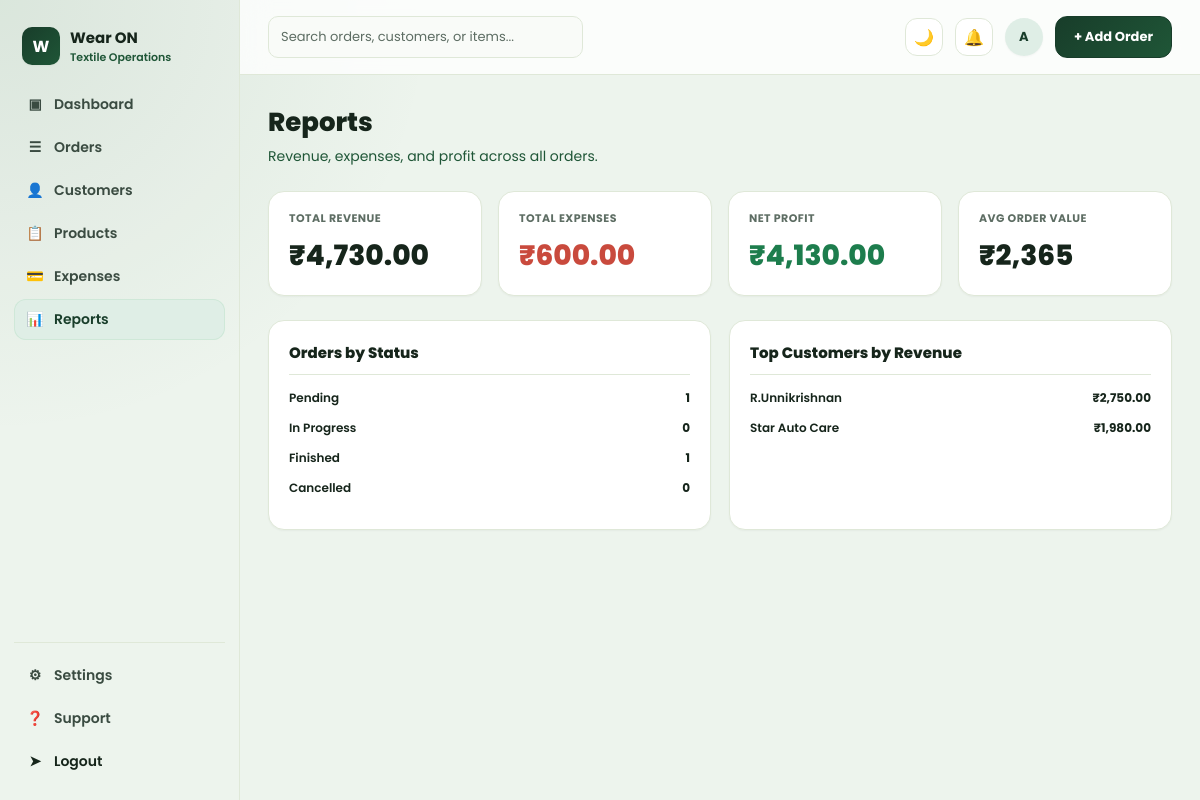
/reports/ (signed in), run on an earlier commit of the app's database.
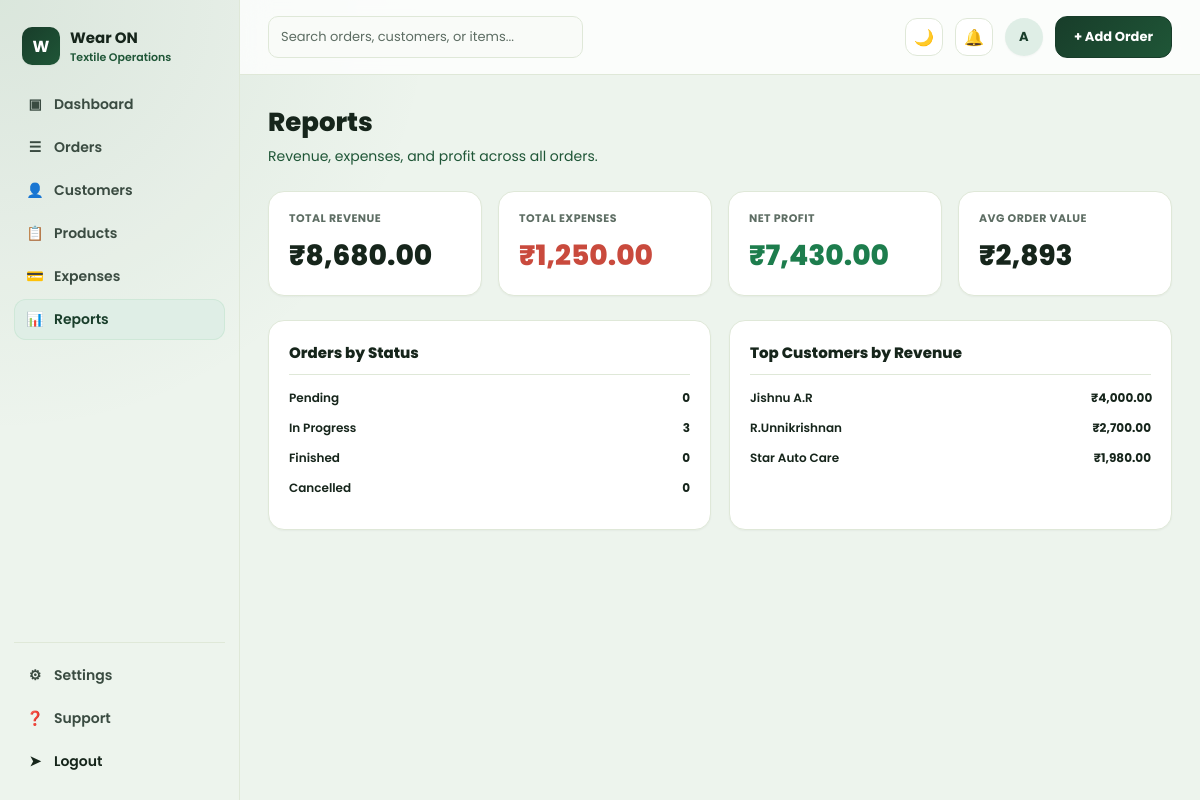
And on a later commit of the database.
### orders/models.py (models this page shows, shortened)
class Customer(models.Model):
    name = models.CharField(max_length=150)
    company_name = models.CharField(max_length=150, blank=True)
    email = models.EmailField(blank=True)
    phone = models.CharField(max_length=20, blank=True)
    address = models.TextField(blank=True)
    created_at = models.DateTimeField(auto_now_add=True)
    class Meta:
        ordering = ["name"]

### orders/views.py (the view)
# urls.py: path("reports/", views.reports, name="reports"),
@login_required
def reports(request):
    orders = list(Order.objects.prefetch_related("items", "expenses"))
    total_revenue = sum((o.grand_total for o in orders), Decimal("0"))
    total_expenses = sum((o.total_expenses for o in orders), Decimal("0"))
    net_profit = total_revenue - total_expenses
    order_count = len(orders)
    avg_order_value = (total_revenue / order_count) if order_count else Decimal("0")
    status_breakdown = []
    for code, label in Order.STATUS_CHOICES:
        count = sum(1 for o in orders if o.status == code)
        pct = (count / order_count * 100) if order_count else 0
        status_breakdown.append({"label": label, "count": count, "pct": pct})
    customers = Customer.objects.prefetch_related("orders", "orders__items")
    customer_rows = []
    for customer in customers:
        revenue = sum((o.grand_total for o in customer.orders.all()), Decimal("0"))
        if revenue:
            customer_rows.append({"customer": customer, "revenue": revenue})
    customer_rows.sort(key=lambda row: row["revenue"], reverse=True)
    top_customers = customer_rows[:5]
    max_revenue = top_customers[0]["revenue"] if top_customers else Decimal("0")
    for row in top_customers:
        row["pct"] = (row["revenue"] / max_revenue * 100) if max_revenue else 0
    context = {
        "total_revenue": total_revenue,
        "total_expenses": total_expenses,
        "net_profit": net_profit,
        "order_count": order_count,
        "avg_order_value": avg_order_value,
        "status_breakdown": status_breakdown,
        "top_customers": top_customers,
    }
    return render(request, "orders/reports.html", context)

### orders/models.py (called while the page is built)
    @property
    def subtotal(self):
        total = sum((item.subtotal for item in self.items.all()), Decimal("0"))
        return total.quantize(Decimal("0.01"))

    @property
    def discount_amount(self):
        return (self.subtotal * self.discount_percent / Decimal("100")).quantize(Decimal("0.01"))

    @property
    def grand_total(self):
        return self.subtotal - self.discount_amount

    @property
    def total_expenses(self):
        total = sum((expense.total for expense in self.expenses.all()), Decimal("0"))
        return total.quantize(Decimal("0.01"))

    @property
    def subtotal(self):
        return self.quantity * self.unit_price

    @property
    def total(self):
        return self.quantity * self.unit_cost

### orders/templates/orders/reports.html (shortened to what this page needs)
{% extends "base.html" %}
{% load humanize %}
{% block content %}
<h1 class="page-title">Reports</h1>
<p class="page-sub">Revenue, expenses, and profit across all orders.</p>
<div class="stat-grid">
  <div class="card stat-card"><div class="stat-label">Total Revenue</div><div class="stat-value">&#8377;{{ total_revenue|intcomma }}</div></div>
  <div class="card stat-card"><div class="stat-label">Total Expenses</div><div class="stat-value red">&#8377;{{ total_expenses|intcomma }}</div></div>
  <div class="card stat-card"><div class="stat-label">Net Profit</div><div class="stat-value green">&#8377;{{ net_profit|intcomma }}</div></div>
  <div class="card stat-card"><div class="stat-label">Avg Order Value</div><div class="stat-value">&#8377;{{ avg_order_value|floatformat:0|intcomma }}</div></div>
</div>
<div class="detail-grid">
  <div class="card info-card">
    <h3>Orders by Status</h3>
    {% for row in status_breakdown %}
    <div class="bar-row">
      <span class="bar-label">{{ row.label }}</span>
      <span class="bar-track"><span class="bar-fill" style="width:{{ row.pct|floatformat:0 }}%;"></span></span>
      <span class="bar-value">{{ row.count }}</span>
    </div>
    {% endfor %}
  </div>
  <div class="card info-card">
    <h3>Top Customers by Revenue</h3>
    {% for row in top_customers %}
    <div class="bar-row">
      <span class="bar-label">{{ row.customer.name }}</span>
      <span class="bar-track"><span class="bar-fill" style="width:{{ row.pct|floatformat:0 }}%;"></span></span>
      <span class="bar-value">&#8377;{{ row.revenue|intcomma }}</span>
    </div>
    {% empty %}
    <p class="text-muted">No revenue recorded yet.</p>
    {% endfor %}
  </div>
</div>
{% endblock %}

What changed in the data, as far as the page shows it:
added Customer: customer.name "Jishnu A.R", revenue "4,000.00"
computed for Customer "R.Unnikrishnan": revenue "2,750.00" → "2,700.00"
Also different on the page:
{{ total_revenue|intcomma }}: "4,730.00" → "8,680.00"
{{ total_expenses|intcomma }}: "600.00" → "1,250.00"
{{ net_profit|intcomma }}: "4,130.00" → "7,430.00"
{{ avg_order_value|floatformat:0|intcomma }}: "2,365" → "2,893"
new list line: "Pending 0"
new list line: "In Progress 3"
new list line: "Finished 0"
list line gone: "Pending 1"
list line gone: "In Progress 0"
list line gone: "Finished 1"
